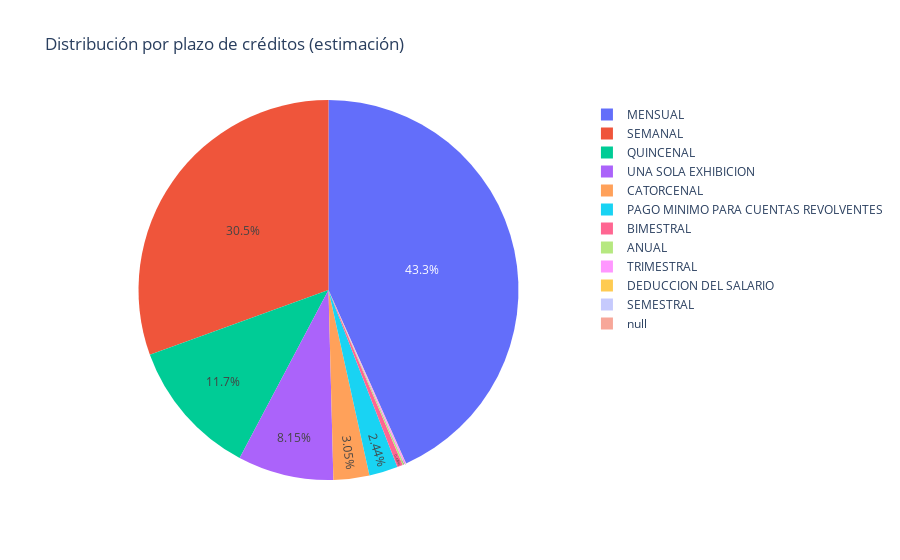

The cell this chart's notebook holds for it:
### Code cell
# Visualización
fig = px.pie(data_frame=plazo_creditos, values='Frecuencia', names='PAYMENT_FREQUENCY', title='Distribución por plazo de créditos (estimación)')
fig.update_traces(textposition='inside')

fig.show()

### Figure 1 — Plotly figure (JSON) as saved in the notebook; plotly's stock layout.template omitted (floating-point values rounded to 4 significant figures)
{"data": [{"domain": {"x": [0.0, 1.0], "y": [0.0, 1.0]}, "hovertemplate": "PAYMENT_FREQUENCY=%{label}<br>Frecuencia=%{value}<extra></extra>", "labels": ["SEMANAL", "QUINCENAL", "ANUAL", "DEDUCCION DEL SALARIO", "MENSUAL", "SEMESTRAL", "PAGO MINIMO PARA CUENTAS REVOLVENTES", null, "TRIMESTRAL", "UNA SOLA EXHIBICION", "CATORCENAL", "BIMESTRAL"], "legendgroup": "", "name": "", "showlegend": true, "values": [87712, 33675, 425, 50, 124398, 22, 7019, 0, 378, 23425, 8768, 1395], "type": "pie", "textposition": "inside"}], "layout": {"legend": {"tracegroupgap": 0}, "title": {"text": "Distribución por plazo de créditos (estimación)"}}}
